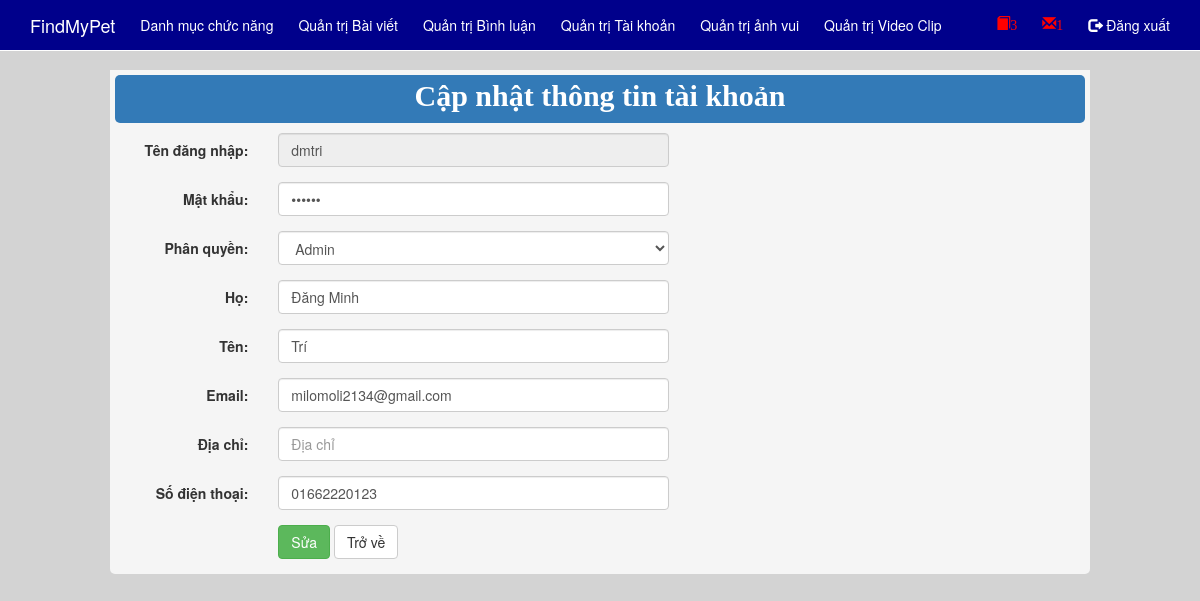
/Admin/TaiKhoan_Sua.php?TenDN=dmtri (signed in), run on the app's committed database.
### tables this page shows
CREATE TABLE IF NOT EXISTS `user` (
  `TenDN` varchar(55) NOT NULL,
  `MatKhau` varchar(55) NOT NULL,
  `MaPhanQuyen` int(11) NOT NULL,
  `Ho` varchar(50) NOT NULL,
  `Ten` varchar(50) NOT NULL,
  `Email` varchar(50) NOT NULL,
  `DiaChi` varchar(200) NOT NULL,
  `SoDienThoai` varchar(20) NOT NULL,
  `TrangThai` int(11) NOT NULL DEFAULT '1'
);

### Admin/TaiKhoan_Sua.php (the view, shortened to what this page needs)
<html>
<head>
    <link href="../asset/Bootstrap/css/bootstrap.min.css" rel="stylesheet">
    <link href="../css/menu.css" rel="stylesheet">
    <link rel="stylesheet" type="text/css" href="../css/style.css" media="screen" />
</head>
<body style="background-color: lightgrey;min-height:100%;">
	<?php
        include("menu_Admin.php");
    ?>
<div class="container" style="background-color: whitesmoke;width:980px; border-radius: 5px;">
	<div class="row" style="background-color: whitesmoke;padding-top: 5px;">
    	<p class="bg-primary" style="margin-right: 5px;margin-left: 5px;font-size: 30px;color:white;font-family: tahoma;text-align: center;border-radius:5px;padding-bottom: 5px;"> <b>Cập nhật thông tin tài khoản</b> </p>
    </div>
    <div class="row">
        <?php
			$conn = ConnectDB::connect();
			$sql = "SELECT * FROM User WHERE TenDN = '".$_GET['TenDN']."'";
			$resut = mysqli_query($conn, $sql);
			if($resut->num_rows>0)
			{
				$row = $resut->fetch_assoc();
			}
		?>
        <form class="form-horizontal" name="frmSuaTaiKhoan" method="post" enctype="multipart/form-data">
                <div class="form-group">
	                <label for="txtTenDN" class="col-sm-2 control-label">Tên đăng nhập: </label>
    				<div class="col-sm-5">
      					<input type="text" disabled class="form-control" name="txtTenDN" value="<?php echo $_GET['TenDN']?>">
    				</div>
  				</div>
                <div class="form-group">
    				<label for="txtMatKhau" class="col-sm-2 control-label">Mật khẩu: </label>
    				<div class="col-sm-5">
      					<input type="password" class="form-control" name="txtMatKhau" placeholder="Mật khẩu" value="<?php echo $row['MatKhau']; ?>">
    				</div>
  				</div>
                <div class="form-group">
    				<label for="slPhanQuyen" class="col-sm-2 control-label">Phân quyền: </label>
    				<div class="col-sm-5">
                    	<select class="form-control" name="slPhanQuyen">
                        	<?php
								$conn = ConnectDB::connect();
								$sqlDM = "SELECT MaPhanQuyen, MoTa FROM PhanQuyen";
								$resutDM = mysqli_query($conn, $sqlDM);
								if($resutDM->num_rows >0)
								{
									while ($rowMD = $resutDM->fetch_assoc())
									{
										if($row['MaPhanQuyen'] == $rowMD['MaPhanQuyen'])
										{
											echo "<option value='".$rowMD['MaPhanQuyen']."' selected> ".$rowMD['MoTa']."</option>";
										}
										else
										{
											echo "<option value='".$rowMD['MaPhanQuyen']."'> ".$rowMD['MoTa']."</option>";
										}
									}
								}
							?>
                        </select>
    				</div>
  				</div>
                <div class="form-group">
    				<label for="txtHo" class="col-sm-2 control-label">Họ: </label>
    				<div class="col-sm-5">
      					<input type="text" class="form-control" name="txtHo" placeholder="Họ lót" value="<?php echo $row['Ho']; ?>">
    				</div>
  				</div>
                <div class="form-group">
    				<label for="txtTen" class="col-sm-2 control-label">Tên: </label>
    				<div class="col-sm-5">
      					<input type="text" class="form-control" name="txtTen" placeholder="Tên" value="<?php echo $row['Ten']; ?>">
    				</div>
  				</div>
                <div class="form-group">
    				<label for="txtEmail" class="col-sm-2 control-label">Email: </label>
    				<div class="col-sm-5">
      					<input type="email" class="form-control" name="txtEmail" placeholder="Email@gmail.com" value="<?php echo $row['Email']; ?>" required>
    				</div>
  				</div>
                <div class="form-group">
    				<label for="txtDiaChi" class="col-sm-2 control-label">Địa chỉ: </label>
    				<div class="col-sm-5">
      					<input type="text" class="form-control" name="txtDiaChi" placeholder="Địa chỉ" value="<?php echo $row['DiaChi']; ?>">
    				</div>
  				</div>
                <div class="form-group">
    				<label for="txtSoDienThoai" class="col-sm-2 control-label">Số điện thoại: </label>
    				<div class="col-sm-5">
      					<input type="number" class="form-control" name="txtSoDienThoai" placeholder="Số điện thoại" value="<?php echo $row['SoDienThoai']; ?>" required>
    				</div>
  				</div>
                <div class="form-group">
                    <div class="col-sm-offset-2 col-sm-10">
                      <button type="submit" class="btn btn-success" name="submit">Sửa</button>
                      <a href="QLTaiKhoan.php"><button type="button" class="btn btn-default">Trở về</button></a>
                    </div>
              	</div>
    		</form>
</div>
</body>
</html>

### data on the page
user: txtHo "Đăng Minh", txtTen "Trí", txtEmail "milomoli2134@gmail.com", txtSoDienThoai "01662220123"

### other printed values
$countBV[0] "3"
$countBL[0] "1"
form field slPhanQuyen "Admin"
